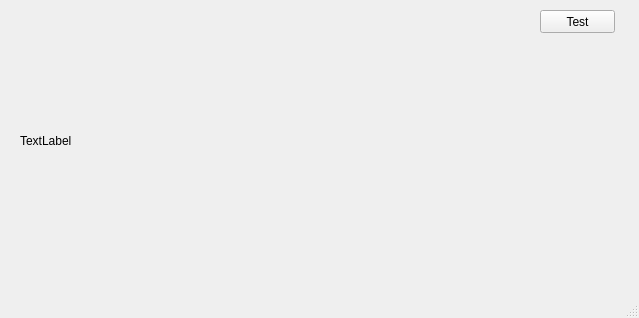
<?xml version="1.0" encoding="UTF-8"?>
<ui version="4.0">
 <class>MainWindow</class>
 <widget class="QMainWindow" name="MainWindow">
  <property name="geometry">
   <rect>
    <x>0</x>
    <y>0</y>
    <width>639</width>
    <height>318</height>
   </rect>
  </property>
  <property name="windowTitle">
   <string>MainWindow</string>
  </property>
  <widget class="QWidget" name="centralwidget">
   <widget class="QPushButton" name="testButton">
    <property name="geometry">
     <rect>
      <x>540</x>
      <y>10</y>
      <width>75</width>
      <height>23</height>
     </rect>
    </property>
    <property name="text">
     <string>Test</string>
    </property>
   </widget>
   <widget class="QLabel" name="imageView">
    <property name="geometry">
     <rect>
      <x>20</x>
      <y>10</y>
      <width>491</width>
      <height>261</height>
     </rect>
    </property>
    <property name="text">
     <string>TextLabel</string>
    </property>
   </widget>
  </widget>
  <widget class="QMenuBar" name="menubar">
   <property name="geometry">
    <rect>
     <x>0</x>
     <y>0</y>
     <width>639</width>
     <height>21</height>
    </rect>
   </property>
  </widget>
  <widget class="QStatusBar" name="statusbar"/>
 </widget>
 <resources/>
 <connections/>
</ui>
